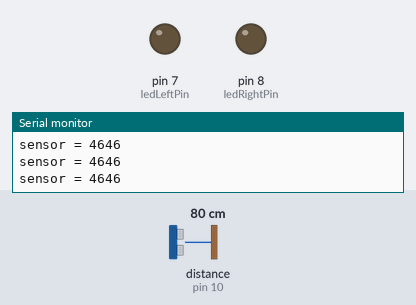
A sketch run on a simulated Arduino Uno, built with avr-gcc and run on an emulated ATmega328P. Parts: output pins drawn as LEDs (lit = HIGH), the last lines printed to the serial monitor. Wiring (inferred from the names in the program): ultrasonic range finder: trigger pin 11; echo pin 10. The test bench sets the inputs (shaded band); at power-on: distance to the obstacle (sensor on pin 10) 80 cm. The echo pulse lasts 58.3 µs per cm; pins used as bus, display or sensor lines are not drawn.

Above: at 1.2 s.
1.3 s: distance to the obstacle (sensor on pin 10) set to 34 cm
2.8 s: distance to the obstacle (sensor on pin 10) set to 27 cm
At 3.3 s:
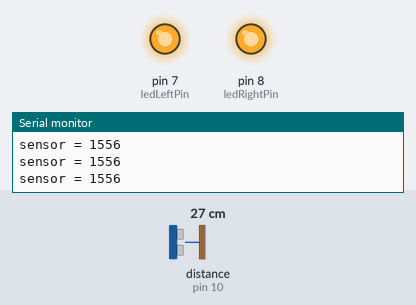
4.3 s: distance to the obstacle (sensor on pin 10) set to 35 cm
At 5.5 s:
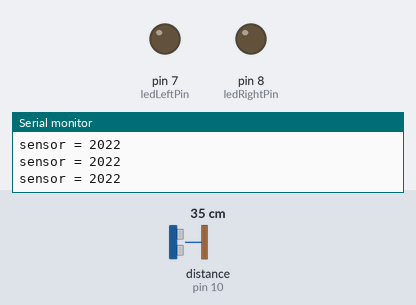
5.8 s: distance to the obstacle (sensor on pin 10) set to 2 cm
At 6.4 s:
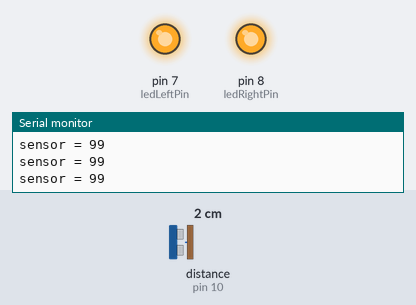
Timing chart, 0 to 8.3 s (numbered marks = the images above; inputs shaded):
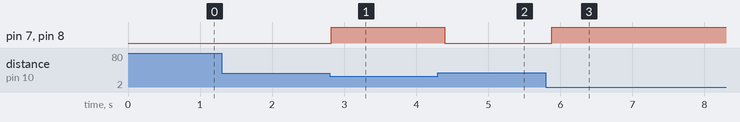

Measured:
- the behaviour switches between 31 and 30 cm on distance to the obstacle (sensor on pin 10) (found by bisection; images 0 and 1)
- after the input at 2.8 s, pin 7 (ledLeftPin), pin 8 (ledRightPin): LOW → HIGH at once
- after the input at 4.3 s, pin 7 (ledLeftPin), pin 8 (ledRightPin): HIGH → LOW after 0.10 s
- after the input at 5.8 s, pin 7 (ledLeftPin), pin 8 (ledRightPin): LOW → HIGH after 0.08 s

The sketch:

arduino_skull.ino
```cpp
const int trigPin = 11;
const int echoPin = 10;

const int ledLeftPin = 7;
const int ledRightPin = 8;

long duration, distance;

void setup()
{
  pinMode(echoPin, INPUT);
  pinMode(trigPin, OUTPUT);
  pinMode(ledLeftPin, OUTPUT);
  pinMode(ledRightPin, OUTPUT);

  Serial.begin(9600);
}

void loop()
{
  // Reset pulse
  digitalWrite(trigPin, LOW);
  delayMicroseconds(3);
  digitalWrite(trigPin, HIGH);
  delayMicroseconds(12);
  digitalWrite(trigPin, LOW);

  // Check for distance
  duration = pulseIn(echoPin, HIGH);

 Serial.print("\nsensor = ");
  Serial.print(duration);

  distance = duration/58.2;
  if(distance < 30)
  {
    // Obstacle found
    digitalWrite(ledLeftPin, HIGH);
    digitalWrite(ledRightPin, HIGH);
  }
  else
  {
    digitalWrite(ledLeftPin, LOW);
    digitalWrite(ledRightPin, LOW);
  }

  delay(90);
}
```
